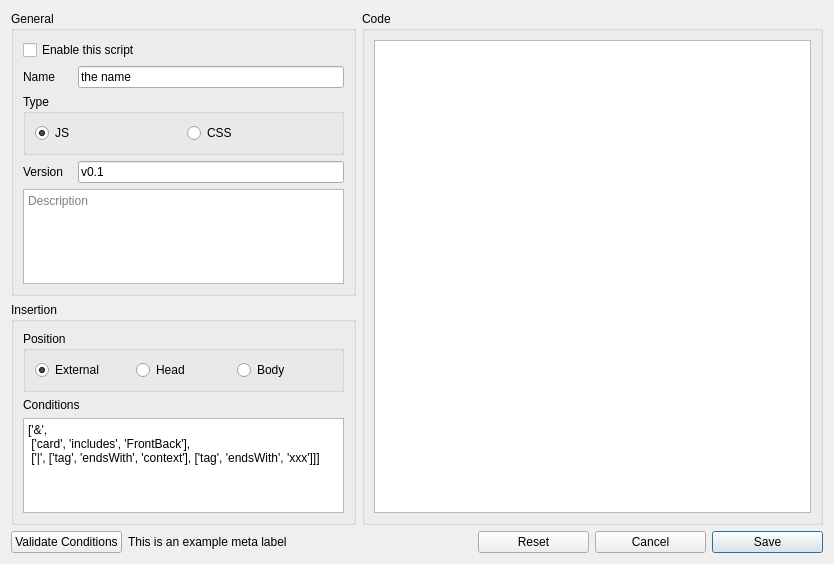
<?xml version="1.0" encoding="UTF-8"?>
<ui version="4.0">
 <class>ScriptConfig</class>
 <widget class="QWidget" name="ScriptConfig">
  <property name="geometry">
   <rect>
    <x>0</x>
    <y>0</y>
    <width>834</width>
    <height>564</height>
   </rect>
  </property>
  <property name="windowTitle">
   <string>Form</string>
  </property>
  <layout class="QGridLayout" name="gridLayout_2">
   <item row="0" column="3" rowspan="2" colspan="4">
    <widget class="QGroupBox" name="statementsForInsertion">
     <property name="toolTip">
      <string>&lt;html&gt;&lt;head/&gt;&lt;body&gt;&lt;p&gt;Every iteration has a default style with the name &amp;quot;default&amp;quot;. If no other style is applied, and no rule is applicable, the &amp;quot;default&amp;quot; style will be used.&lt;/p&gt;&lt;/body&gt;&lt;/html&gt;</string>
     </property>
     <property name="title">
      <string>Code</string>
     </property>
     <layout class="QGridLayout" name="gridLayout_4">
      <item row="0" column="0" colspan="2">
       <widget class="QPlainTextEdit" name="codeTextEdit"/>
      </item>
     </layout>
    </widget>
   </item>
   <item row="1" column="0" colspan="3">
    <widget class="QGroupBox" name="scriptConditions">
     <property name="toolTip">
      <string>&lt;html&gt;&lt;head/&gt;&lt;body&gt;&lt;p&gt;The input syntax of the iteration. This will be used to detect sets in the card content.&lt;/p&gt;&lt;/body&gt;&lt;/html&gt;</string>
     </property>
     <property name="title">
      <string>Insertion</string>
     </property>
     <layout class="QGridLayout" name="gridLayout_3">
      <item row="2" column="1" colspan="3">
       <widget class="QLabel" name="conditionsLabel">
        <property name="text">
         <string>Conditions</string>
        </property>
       </widget>
      </item>
      <item row="3" column="1" colspan="3">
       <widget class="QPlainTextEdit" name="conditionsTextEdit">
        <property name="plainText">
         <string>['&amp;',
 ['card', 'includes', 'FrontBack'],
 ['|', ['tag', 'endsWith', 'context'], ['tag', 'endsWith', 'xxx']]]</string>
        </property>
       </widget>
      </item>
      <item row="0" column="1" rowspan="2" colspan="3">
       <widget class="QGroupBox" name="groupBox_2">
        <property name="title">
         <string>Position</string>
        </property>
        <property name="flat">
         <bool>true</bool>
        </property>
        <layout class="QGridLayout" name="gridLayout_5">
         <item row="0" column="0">
          <widget class="QRadioButton" name="externalRadioButton">
           <property name="text">
            <string>External</string>
           </property>
           <property name="checked">
            <bool>true</bool>
           </property>
          </widget>
         </item>
         <item row="0" column="1">
          <widget class="QRadioButton" name="headRadioButton">
           <property name="text">
            <string>Head</string>
           </property>
          </widget>
         </item>
         <item row="0" column="2">
          <widget class="QRadioButton" name="bodyRadioButton">
           <property name="text">
            <string>Body</string>
           </property>
          </widget>
         </item>
        </layout>
       </widget>
      </item>
     </layout>
    </widget>
   </item>
   <item row="4" column="0">
    <widget class="QPushButton" name="validateButton">
     <property name="text">
      <string>Validate Conditions</string>
     </property>
    </widget>
   </item>
   <item row="4" column="4">
    <widget class="QPushButton" name="resetButton">
     <property name="enabled">
      <bool>true</bool>
     </property>
     <property name="text">
      <string>Reset</string>
     </property>
     <property name="default">
      <bool>false</bool>
     </property>
     <property name="flat">
      <bool>false</bool>
     </property>
    </widget>
   </item>
   <item row="4" column="6">
    <widget class="QPushButton" name="saveButton">
     <property name="text">
      <string>Save</string>
     </property>
     <property name="autoDefault">
      <bool>true</bool>
     </property>
     <property name="default">
      <bool>true</bool>
     </property>
    </widget>
   </item>
   <item row="4" column="5">
    <widget class="QPushButton" name="cancelButton">
     <property name="text">
      <string>Cancel</string>
     </property>
    </widget>
   </item>
   <item row="4" column="1" colspan="2">
    <widget class="QLabel" name="metaLabel">
     <property name="text">
      <string>This is an example meta label</string>
     </property>
     <property name="wordWrap">
      <bool>true</bool>
     </property>
    </widget>
   </item>
   <item row="0" column="0" colspan="3">
    <widget class="QGroupBox" name="generalOptions">
     <property name="toolTip">
      <string>&lt;html&gt;&lt;head/&gt;&lt;body&gt;&lt;p&gt;The input syntax of the iteration. This will be used to detect sets in the card content.&lt;/p&gt;&lt;/body&gt;&lt;/html&gt;</string>
     </property>
     <property name="title">
      <string>General</string>
     </property>
     <layout class="QGridLayout" name="gridLayout">
      <item row="5" column="0">
       <widget class="QLabel" name="label">
        <property name="text">
         <string>Version</string>
        </property>
       </widget>
      </item>
      <item row="6" column="0" colspan="6">
       <widget class="QPlainTextEdit" name="descriptionTextEdit">
        <property name="placeholderText">
         <string>Description</string>
        </property>
       </widget>
      </item>
      <item row="1" column="1" colspan="5">
       <widget class="QLineEdit" name="nameLineEdit">
        <property name="text">
         <string>the name</string>
        </property>
       </widget>
      </item>
      <item row="5" column="1" colspan="5">
       <widget class="QLineEdit" name="versionLineEdit">
        <property name="text">
         <string>v0.1</string>
        </property>
       </widget>
      </item>
      <item row="1" column="0">
       <widget class="QLabel" name="nameLabel">
        <property name="text">
         <string>Name</string>
        </property>
       </widget>
      </item>
      <item row="0" column="0" colspan="6">
       <widget class="QCheckBox" name="enableScriptCheckBox">
        <property name="toolTip">
         <string>&lt;html&gt;&lt;head/&gt;&lt;body&gt;&lt;p&gt;Advanced feature. Check this if you want to treat the content of the &amp;quot;Open Delimiter&amp;quot;, &amp;quot;Close Delimiter&amp;quot;, and &amp;quot;Field separator&amp;quot; as regular expressions.&lt;/p&gt;&lt;/body&gt;&lt;/html&gt;</string>
        </property>
        <property name="text">
         <string>Enable this script</string>
        </property>
       </widget>
      </item>
      <item row="2" column="0" rowspan="2" colspan="6">
       <widget class="QGroupBox" name="groupBox">
        <property name="title">
         <string>Type</string>
        </property>
        <property name="flat">
         <bool>true</bool>
        </property>
        <layout class="QGridLayout" name="gridLayout_6">
         <item row="0" column="1">
          <widget class="QRadioButton" name="cssRadioButton">
           <property name="text">
            <string>CSS</string>
           </property>
          </widget>
         </item>
         <item row="0" column="0">
          <widget class="QRadioButton" name="jsRadioButton">
           <property name="text">
            <string>JS</string>
           </property>
           <property name="checked">
            <bool>true</bool>
           </property>
          </widget>
         </item>
        </layout>
       </widget>
      </item>
     </layout>
    </widget>
   </item>
  </layout>
 </widget>
 <resources/>
 <connections/>
</ui>
